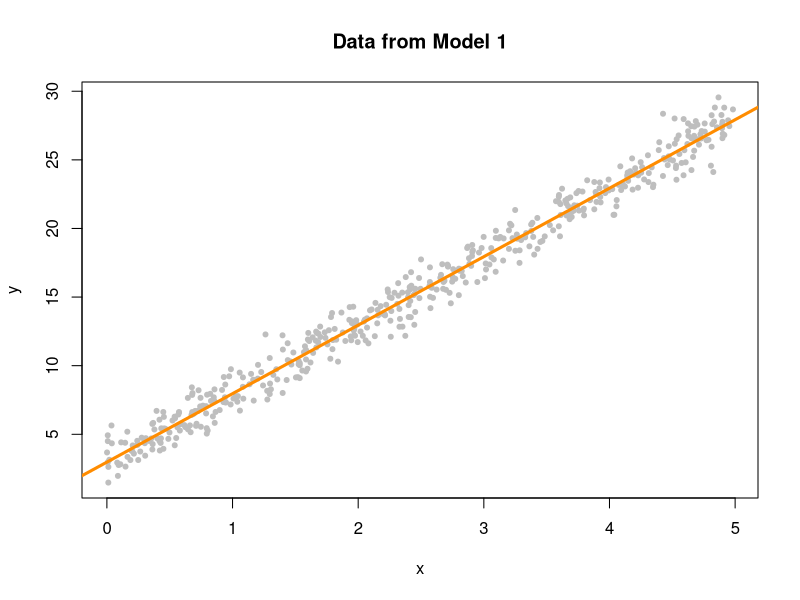
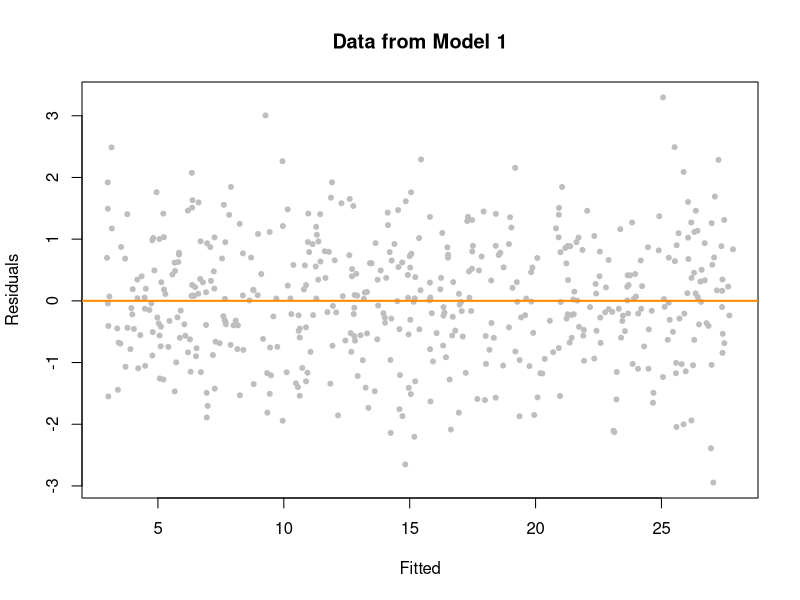
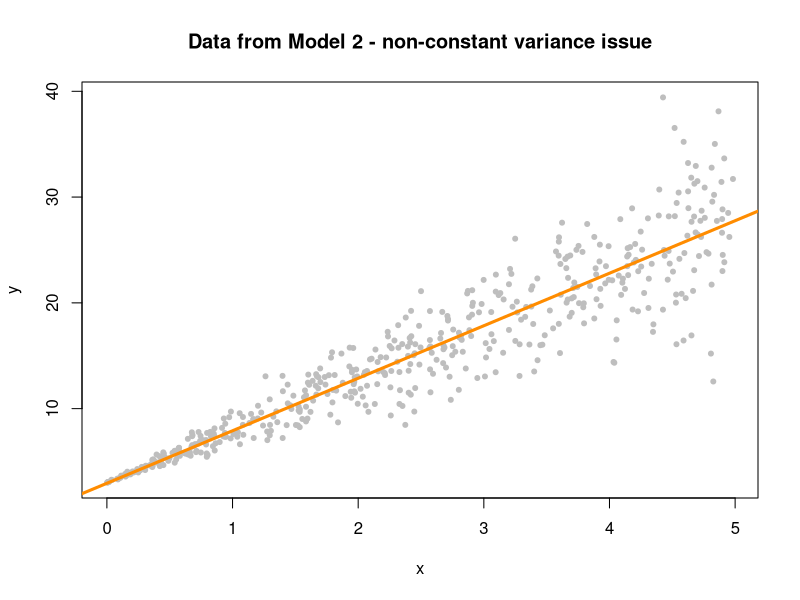
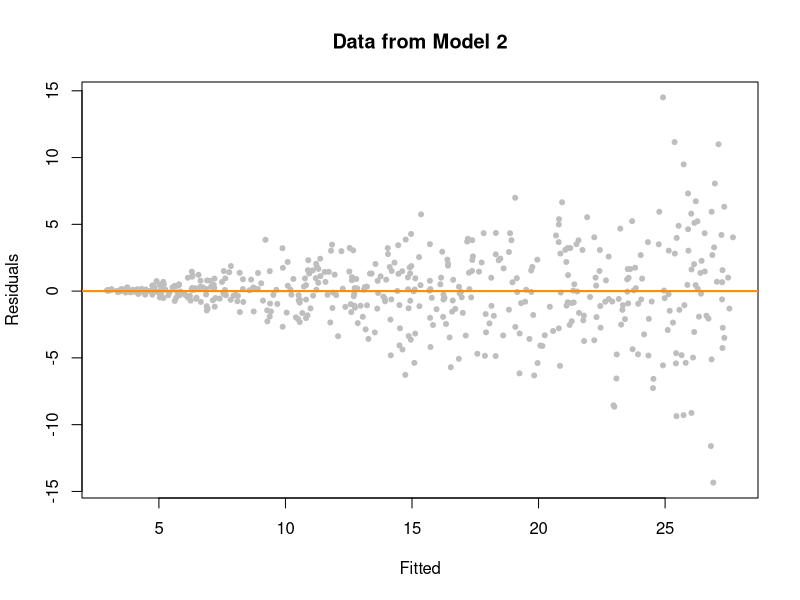
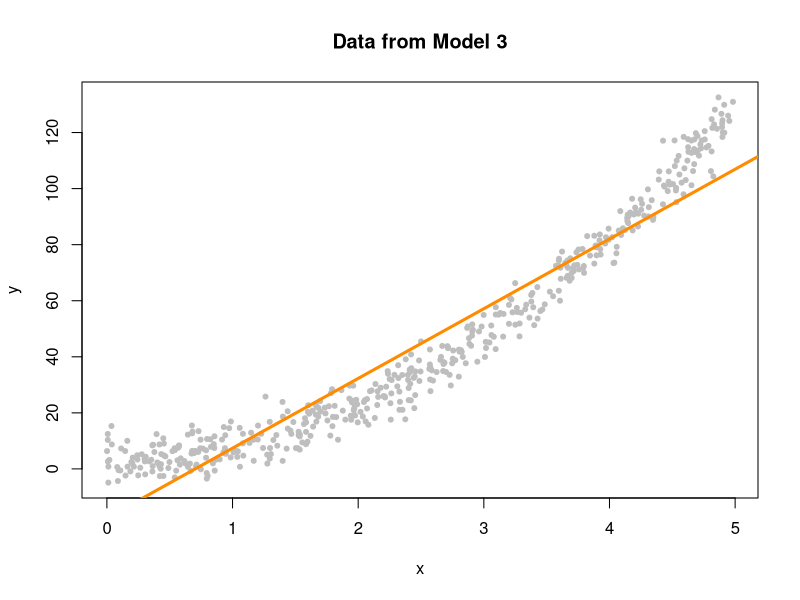
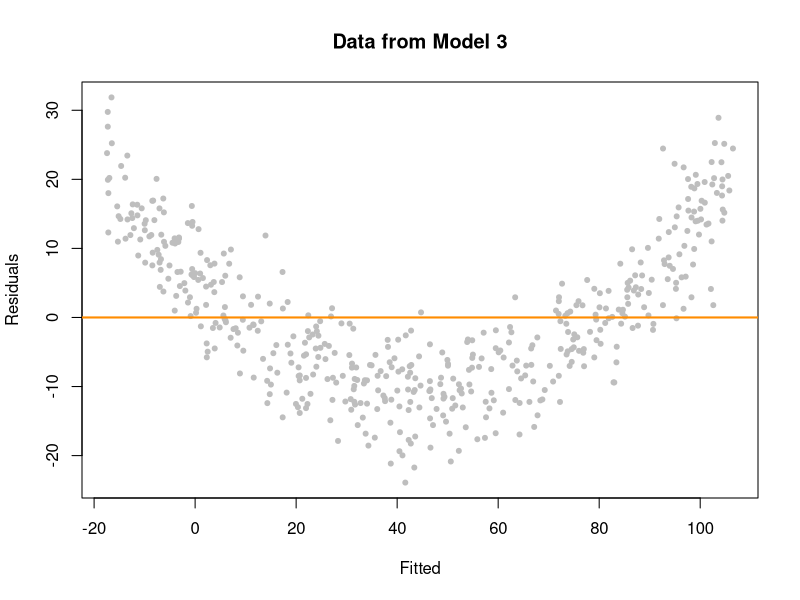
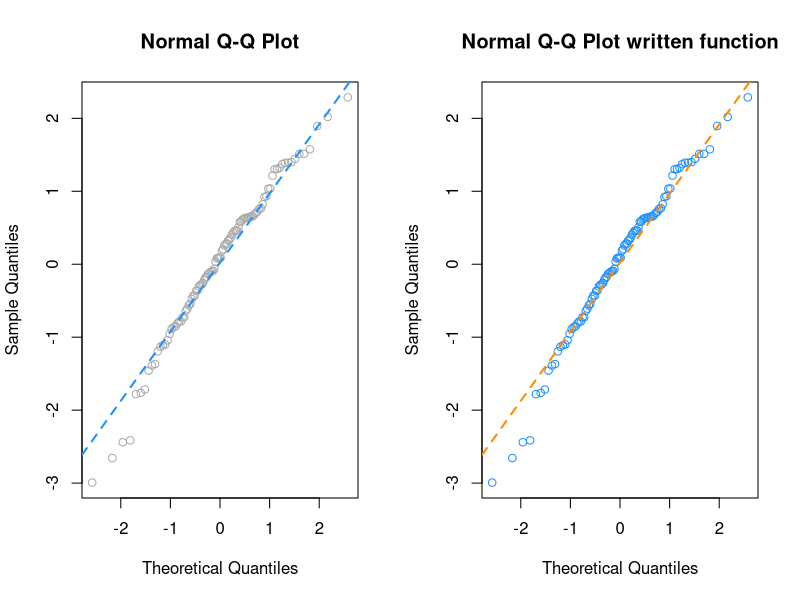
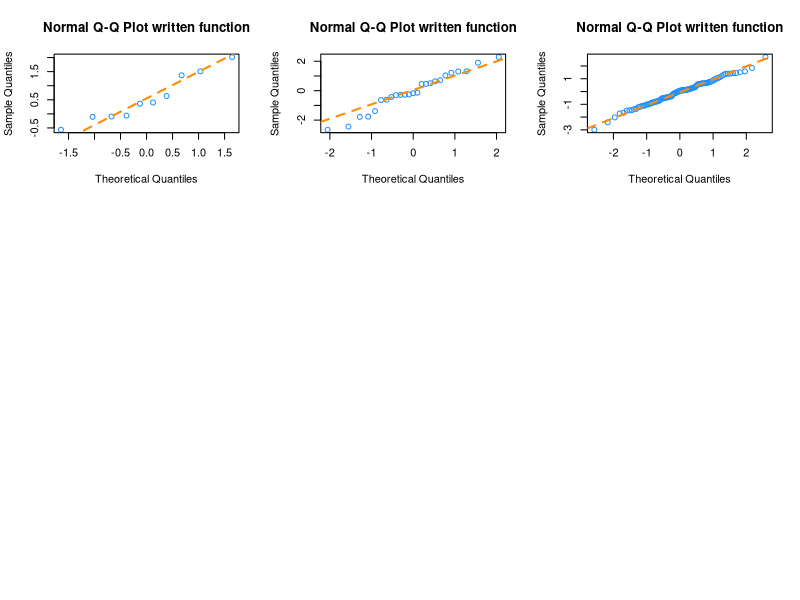

Generate these figures, in order, with R:
#simulated data

sim_1 = function(sample_size = 500){
  x = runif(n = sample_size) * 5
  y = 3 + 5 * x + rnorm(n = sample_size, mean = 0, sd = 1)
  data.frame(x,y)
}

#mean is linear function
#variance is a function of x - non-constant variance
sim_2 = function(sample_size = 500){
  x = runif(n = sample_size) * 5
  y = 3 + 5 * x + rnorm(n = sample_size, mean = 0, sd = x)
  data.frame(x,y)
}

#mean is not a function of x - violation of assumptions
sim_3 = function(sample_size = 500){
  x = runif(n = sample_size) * 5
  y = 3 + 5 * x ^ 2 + rnorm(n = sample_size, mean = 0, sd = 5)
  data.frame(x,y)
}

set.seed(42)
sim_data_1 = sim_1()
fit_1 = lm(y ~ x, data = sim_data_1)
plot (y ~ x, data = sim_data_1, col = "grey", pch = 20,
      main = "Data from Model 1")
abline(fit_1, col = "darkorange", lwd = 3)

#fitted vs. residuals
plot(fitted(fit_1), resid(fit_1), col = "grey", pch = 20,
     xlab = "Fitted", ylab = "Residuals", main = "Data from Model 1")
abline(h = 0, col = "darkorange", lwd = 2)

#Model 2
#generate data with increasing variance
#works for linear regression
set.seed(42)
sim_data_2 = sim_2()
fit_2 = lm(y ~ x, data = sim_data_2)
plot (y ~ x, data = sim_data_2, col = "grey", pch = 20,
      main = "Data from Model 2 - non-constant variance issue")
abline(fit_2, col = "darkorange", lwd = 3)


#fitted vs. residuals
#works for MLR and SLR
#lower and higher variance, normal variance issue
plot(fitted(fit_2), resid(fit_2), col = "grey", pch = 20,
     xlab = "Fitted", ylab = "Residuals", main = "Data from Model 2")
abline(h = 0, col = "darkorange", lwd = 2)

#Model 3
#generate data with increasing variance
set.seed(42)
sim_data_3 = sim_3()
fit_3 = lm(y ~ x, data = sim_data_3)
plot (y ~ x, data = sim_data_3, col = "grey", pch = 20,
      main = "Data from Model 3")
abline(fit_3, col = "darkorange", lwd = 3)

#fitted vs. residuals
#constant variance, but bad form
#mean is not a linear function of predictor
plot(fitted(fit_3), resid(fit_3), col = "grey", pch = 20,
     xlab = "Fitted", ylab = "Residuals", main = "Data from Model 3")
abline(h = 0, col = "darkorange", lwd = 2)

#breush-pagan test

library(lmtest)


qq_plot = function(e) {
  n = length(e)
  normal_quantiles = qnorm(((1:n - 0.5) / (n)))
  #normal_quantiles = qnorm(((1:n) / (n + 1)))
  # plot theoretical verus observed quantiles
  plot(normal_quantiles, sort(e),
       xlab = c("Theoretical Quantiles"),
       ylab = c("Sample Quantiles"),
       col = "dodgerblue")
  title("Normal Q-Q Plot written function")

  ## calculate line through the first and third quartiles
  slope = (quantile(e, 0.75) - quantile(e, 0.25)) / (qnorm(0.75) - qnorm(0.25))
  intercept = quantile(e, 0.25) - slope * qnorm(0.25)
  # add to existing plot
  abline(intercept, slope, lty = 2, lwd = 2, col = "darkorange")
}

set.seed(42)
x = rnorm(100, mean = 0, sd = 1)
par(mfrow = c(1, 2))
qqnorm(x, col = "darkgrey")
qqline(x, lty = 2, lwd = 2, col = "dodgerblue")
qq_plot(x)

#normal data
par(mfrow = c(3,3))
set.seed(42)
qq_plot(rnorm(10))
qq_plot(rnorm(25))
qq_plot(rnorm(100))

#t data
par(mfrow = c(1,3))
set.seed(42)
qq_plot(rt(10, df = 4))
qq_plot(rt(25, df = 4))
qq_plot(rt(100, df = 4))

#exponential Data
par(mfrow = c(1,3))
set.seed(42)
qq_plot(rexp(10))
qq_plot(rexp(25))
qq_plot(rexp(100))



#data without assumption violation
qqnorm(resid(fit_1), main = "Normal Q-Q Plot, fit_1", col = "darkgrey")
qqline(resid(fit_1), col = "dodgerblue", lwd = 2)

qqnorm(resid(fit_2), main = "Normal Q-Q Plot, fit_2", col = "darkgrey")
qqline(resid(fit_2), col = "dodgerblue", lwd = 2)

qqnorm(resid(fit_3), main = "Normal Q-Q Plot, fit_3", col = "darkgrey")
qqline(resid(fit_3), col = "dodgerblue", lwd = 2)


set.seed(42)
shapiro.test(rnorm(25))
shapiro.test(rexp(25))

shapiro.test(resid(fit_1))
shapiro.test(resid(fit_2))
shapiro.test(resid(fit_3))
